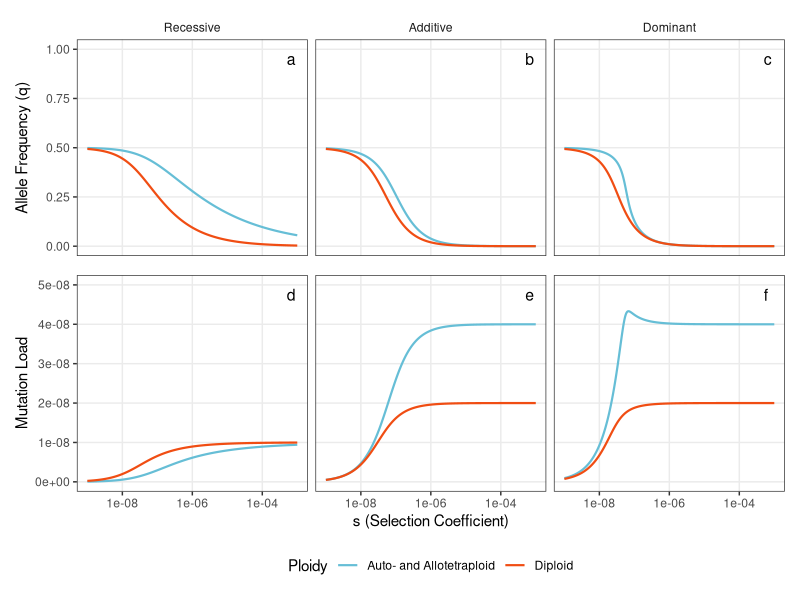

Recreate this plot in R.
library(ggplot2)
library(readr)
library(dplyr)
library(tidyr)
library(patchwork)

# Define color mapping
dip_color <- "#F04D13"
auto_color <- "#66BED6"

# Read in all datasets
dip_rec <- read_csv("dip_rec.csv", col_names = FALSE)
dip_add <- read_csv("dip_add.csv", col_names = FALSE)
dip_dom <- read_csv("dip_dom.csv", col_names = FALSE)
auto_rec <- read_csv("auto_rec.csv", col_names = FALSE)
auto_add <- read_csv("auto_add.csv", col_names = FALSE)
auto_dom <- read_csv("auto_dom.csv", col_names = FALSE)

# Add identifiers and stack all data
add_labels <- function(df, type, mode, group) {
  df <- df %>%
    mutate(Model = type,
           Mode = mode,
           Group = group)
  return(df)
}

combined <- bind_rows(
  add_labels(dip_rec,  "Diploid",    "Recessive", "AlleleFreq"),
  add_labels(auto_rec, "Auto- and Allotetraploid", "Recessive", "AlleleFreq"),
  add_labels(dip_add,  "Diploid",    "Additive",  "AlleleFreq"),
  add_labels(auto_add, "Auto- and Allotetraploid", "Additive",  "AlleleFreq"),
  add_labels(dip_dom,  "Diploid",    "Dominant",  "AlleleFreq"),
  add_labels(auto_dom, "Auto- and Allotetraploid", "Dominant",  "AlleleFreq"),
  
  add_labels(dip_rec,  "Diploid",    "Recessive", "MutationLoad"),
  add_labels(auto_rec, "Auto- and Allotetraploid", "Recessive", "MutationLoad"),
  add_labels(dip_add,  "Diploid",    "Additive",  "MutationLoad"),
  add_labels(auto_add, "Auto- and Allotetraploid", "Additive",  "MutationLoad"),
  add_labels(dip_dom,  "Diploid",    "Dominant",  "MutationLoad"),
  add_labels(auto_dom, "Auto- and Allotetraploid", "Dominant",  "MutationLoad")
) %>%
  mutate(
    x = X1,
    y = case_when(
      Group == "AlleleFreq" ~ X2,
      Group == "MutationLoad" & Model == "Diploid" ~ 1 - X5,
      Group == "MutationLoad" & Model == "Auto- and Allotetraploid" ~ 1 - X6
    )
  )

# Factor for better facet labeling
combined$Mode <- factor(combined$Mode, levels = c("Recessive", "Additive", "Dominant"))
combined$Group <- factor(combined$Group, levels = c("AlleleFreq", "MutationLoad"))

allele_freq_plot <- combined %>%
  filter(Group == "AlleleFreq") %>%
  ggplot(aes(x = x, y = y, color = Model)) +
  geom_line(size = .75) +
  facet_grid(. ~ Mode, labeller = label_value) +
  scale_x_log10(
    limits = c(1e-9, 1e-3),
    breaks = c(1e-8, 1e-6, 1e-4)
  ) +
  scale_y_continuous(
    limits = c(0, 1),
    breaks = c(0, 0.25, 0.5, 0.75, 1)
  ) +
  scale_color_manual(values = c("Diploid" = dip_color, "Auto- and Allotetraploid" = auto_color)) +
  theme_bw(base_size = 11) +
  labs(x = NULL, y = "Allele Frequency (q)", color = "Ploidy") +
  theme(
    legend.position = "none",
    panel.grid.minor = element_blank(),
    strip.placement = "outside",
    strip.background = element_blank(),
    axis.text.x = element_blank(),
    axis.ticks.x = element_blank()
  )


mutation_load_plot <- combined %>%
  filter(Group == "MutationLoad") %>%
  ggplot(aes(x = x, y = y, color = Model)) +
  geom_line(size = .75) +
  facet_grid(. ~ Mode, labeller = label_value) +
  scale_x_log10(
    limits = c(1e-9, 1e-3),
    breaks = c(1e-8, 1e-6, 1e-4),
    labels = scales::label_scientific()
  ) +
  scale_y_continuous(
    limits = c(0, 5e-8),
    breaks = c(0, 1e-8, 2e-8, 3e-8, 4e-8, 5e-8),
    labels = scales::label_scientific()
  ) +
  scale_color_manual(values = c("Diploid" = dip_color, "Auto- and Allotetraploid" = auto_color)) +
  theme_bw(base_size = 11) +
  labs(x = "s (Selection Coefficient)", y = "Mutation Load", color = "Ploidy") +
  theme(
    legend.position = "bottom",
    panel.grid.minor = element_blank(),
    strip.placement = "outside",
    strip.background = element_blank(),
    strip.text.x = element_blank()
  )

# Create a data frame with tags and coordinates
panel_labels <- data.frame(
  Mode = factor(c("Recessive", "Additive", "Dominant"), levels = c("Recessive", "Additive", "Dominant")),
  label_top = c("a", "b", "c"),
  label_bottom = c("d", "e", "f")
)

# Add top row labels to allele_freq_plot
allele_freq_plot <- allele_freq_plot +
  geom_text(data = panel_labels, aes(label = label_top, x = 5e-4, y = 0.95),
            inherit.aes = FALSE, size = 4, hjust = 0)

# Add bottom row labels to mutation_load_plot
mutation_load_plot <- mutation_load_plot +
  geom_text(data = panel_labels, aes(label = label_bottom, x = 5e-4, y = 4.75e-8),
            inherit.aes = FALSE, size = 4, hjust = 0)


final_plot <- (allele_freq_plot / mutation_load_plot) +
  plot_layout(heights = c(1, 1))

ggsave("equal_mut_bifn.pdf", final_plot, width = 6.5, height = 4.25, units = "in")

